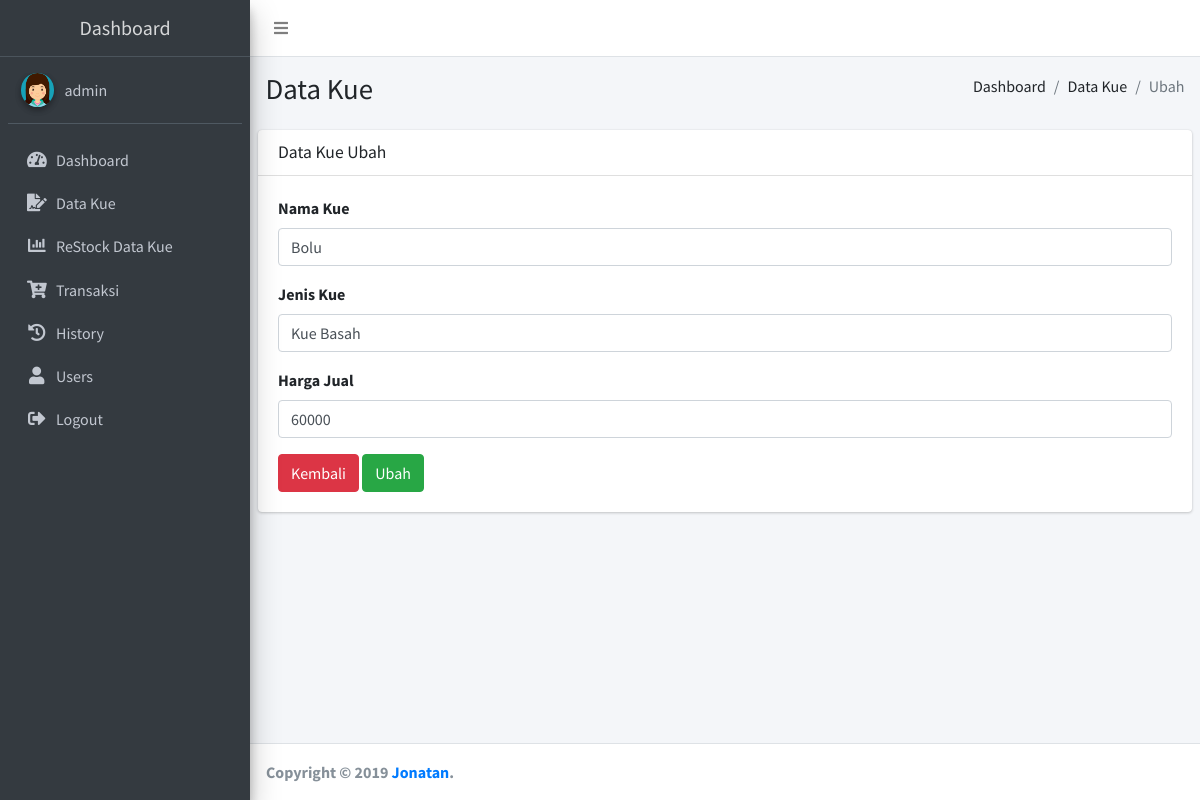
The page /admin/index.php?act=barang_ubah&id=1 (signed in) on the database its author committed.
### tables this page shows
CREATE TABLE `barang` (
  `id` int(11) NOT NULL,
  `nama` text NOT NULL,
  `jenis` text NOT NULL,
  `harga` int(11) NOT NULL,
  `jumlah` int(11) NOT NULL
);

### admin/barang_ubah.php (the view, shortened to what this page needs)
<?php
require_once('../db/koneksi.php');
if($_GET['id']){
    $id = $_GET['id'];
    $result = $conn->query('SELECT * FROM barang WHERE id="'.$id.'"');
    if($result->num_rows > 0){
            $row = $result->fetch_assoc();
            $nama = $row['nama'];
            $jenis = $row['jenis'];
            $harga = $row['harga'];
    }
}else{
    header('Location: index.php?act=barang');
}
?>
<div class="content-wrapper">
    <section class="content-header">
      <div class="container-fluid">
        <div class="row mb-2">
          <div class="col-sm-6">
            <h1>Data Kue</h1>
          </div>
          <div class="col-sm-6">
            <ol class="breadcrumb float-sm-right">
              <li class="breadcrumb-item">Dashboard</li>
              <li class="breadcrumb-item">Data Kue</li>
              <li class="breadcrumb-item active">Ubah</li>
            </ol>
          </div>
        </div>
      </div>
    </section>
    <section class="content">
      <div class="card">
        <div class="card-header">
          <h3 class="card-title">Data Kue Ubah</h3>
        </div>
        <div class="card-body">
        <form method="post">
            <div class="form-group">
                <label for="namaKue">Nama Kue</label>
                <input type="text" class="form-control" id="namaKue" name="nama" placeholder="Nama Kue" value="<?= $nama?>" required>
            </div>
            <div class="form-group">
                <label for="jenis">Jenis Kue</label>
                <input type="text" class="form-control" id="jenis" name="jenis" placeholder="Jenis Kue" value="<?= $jenis?>" required>
            </div>
            <div class="form-group">
                <label for="harga">Harga Jual</label>
                <input type="number" class="form-control" id="harga" name="harga" placeholder="Harga Jual" value="<?= $harga?>" required>
            </div>
            <a href="index.php?act=barang" class="btn btn-danger">Kembali</a>
            <button type="submit" class="btn btn-success" name="submit">Ubah</button>
        </form>
      </div>
    </section>
  </div>

### rows shown on the page
barang: nama "Bolu", jenis "Kue Basah", harga "60000"

### other values the page prints
$_SESSION['username'] "admin"
